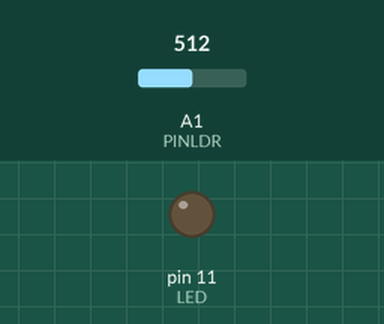
Simulated run of this sketch. Board: Arduino Uno, built with avr-gcc and run on an emulated ATmega328P. Parts: output pins drawn as LEDs (lit = HIGH). The inputs (shaded band) are chosen by the test bench; at power-on: A1 (PINLDR) = 512.

Above: at 1.3 s.
1.4 s: A1 (PINLDR) set to 167
2.9 s: A1 (PINLDR) set to 144
At 3.6 s:
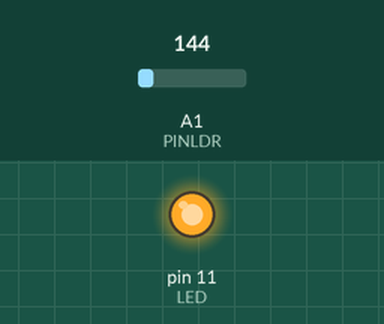
4.5 s: A1 (PINLDR) set to 306
At 4.8 s:
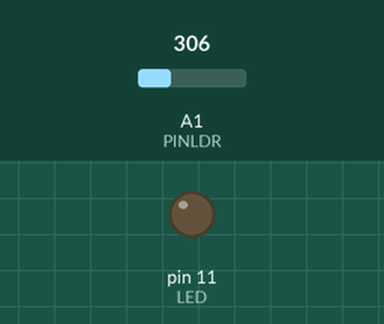
6.0 s: A1 (PINLDR) set to 122
At 7.2 s:
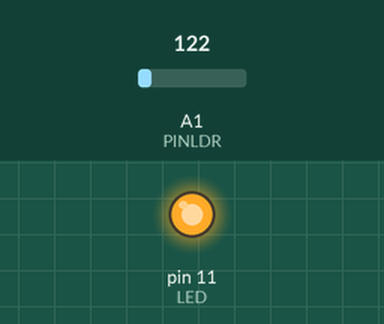
Timing chart, 0 to 8.5 s (numbered marks = the images above; inputs shaded):
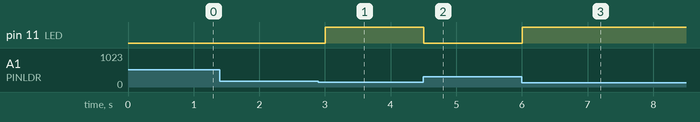

The sketch:

Latihan_1.ino
```cpp
#define PINLDR 1
#define LED 11
int sensorLDR = 0;
int output = 0;

void setup() {
  // put your setup code here, to run once:
pinMode(LED,OUTPUT);
}

void loop() {
  // put your main code here, to run repeatedly:
sensorLDR = analogRead(PINLDR);
output = map(sensorLDR, 0, 1023, 0, 20);
if(output <= 2){
  digitalWrite (LED,HIGH);}
else{
  digitalWrite(LED,LOW);}
delay(500);
}
```

Measured:
- the behaviour switches between 154 and 153 on A1 (PINLDR) (found by bisection; images 0 and 1)
- after the input at 1.4 s, every drawn part: stays the same
- after the input at 2.9 s, pin 11 (LED): LOW → HIGH after 0.10 s
- after the input at 4.5 s, pin 11 (LED): HIGH → LOW at once
- after the input at 6.0 s, pin 11 (LED): LOW → HIGH at once
